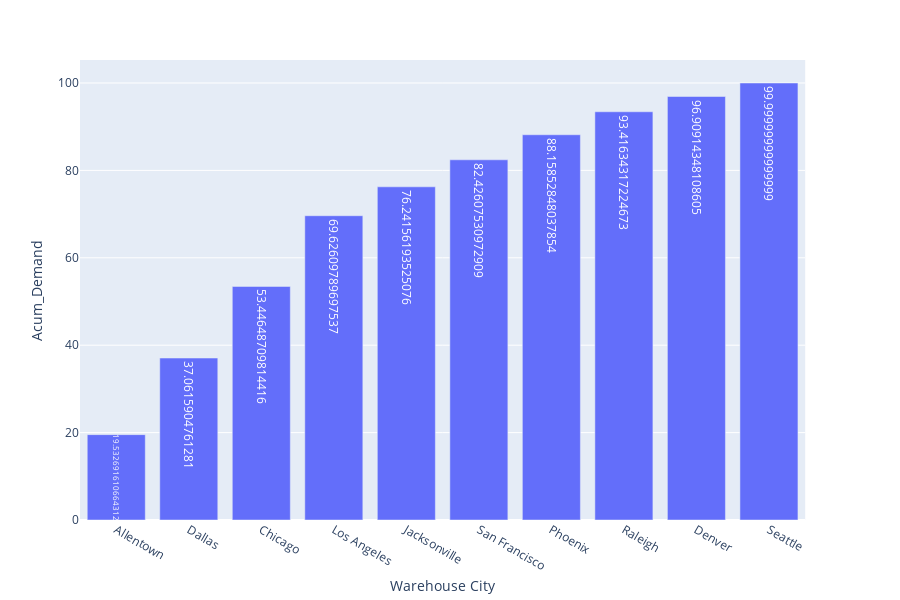

Notebook cell for this chart:
### Code cell
import plotly.express as px
fig = px.bar(DetailedDataFrame_, x = 'Warehouse City', y = 'Acum_Demand', text = 'Acum_Demand')
fig.show()

### Figure 1 — Plotly figure (JSON) as saved in the notebook; plotly's stock layout.template omitted (floating-point values rounded to 4 significant figures)
{"data": [{"alignmentgroup": "True", "hoverlabel": {"namelength": 0}, "hovertemplate": "Warehouse City=%{x}<br>Acum_Demand=%{text}", "legendgroup": "", "marker": {"color": "#636efa"}, "name": "", "offsetgroup": "", "orientation": "v", "showlegend": false, "text": [19.53, 37.06, 53.45, 69.63, 76.24, 82.43, 88.16, 93.42, 96.91, 100.0], "textposition": "auto", "type": "bar", "x": ["Allentown", "Dallas", "Chicago", "Los Angeles", "Jacksonville", "San Francisco", "Phoenix", "Raleigh", "Denver", "Seattle"], "xaxis": "x", "y": [19.53, 37.06, 53.45, 69.63, 76.24, 82.43, 88.16, 93.42, 96.91, 100.0], "yaxis": "y"}], "layout": {"barmode": "relative", "height": 600, "legend": {"tracegroupgap": 0}, "margin": {"t": 60}, "xaxis": {"anchor": "y", "domain": [0, 0.98], "title": {"text": "Warehouse City"}}, "yaxis": {"anchor": "x", "domain": [0, 1], "title": {"text": "Acum_Demand"}}}}
